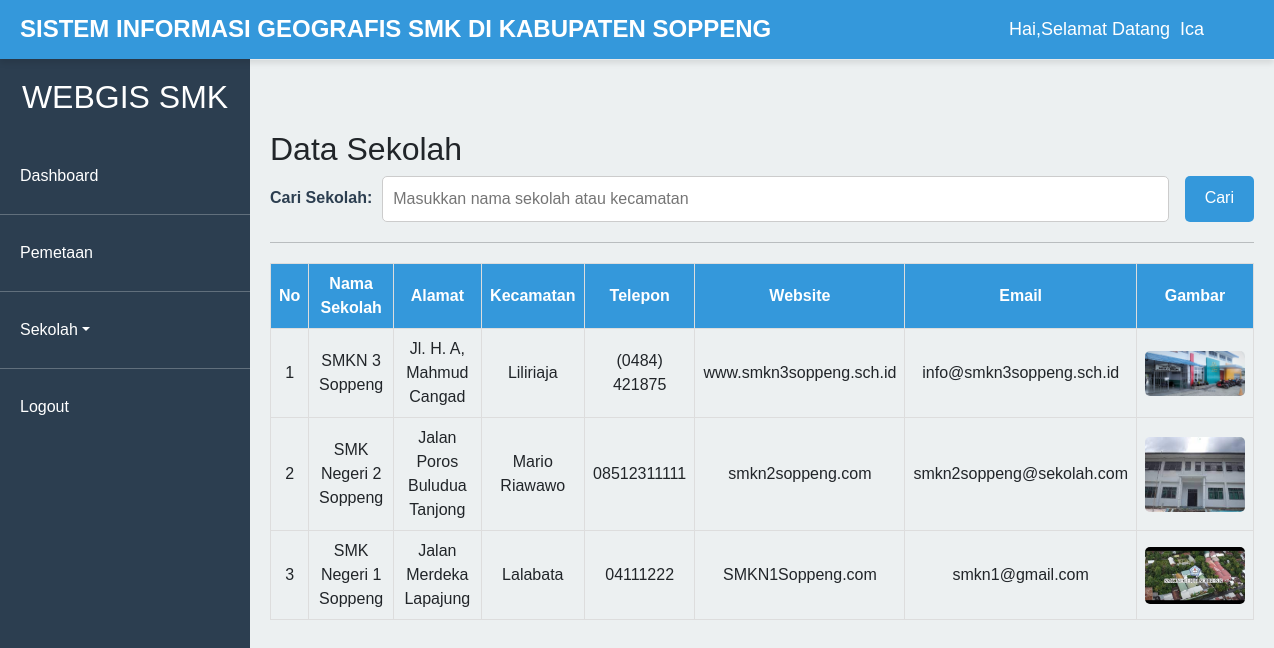
Screenshot of /pengunjung/v-data-sekolah.php (signed in) with the database file from the repository.
### tables this page shows
CREATE TABLE `sekolah` (
  `id_sekolah` int(11) NOT NULL,
  `nama_sekolah` varchar(255) NOT NULL,
  `alamat` text NOT NULL,
  `kecamatan` varchar(255) NOT NULL,
  `latitude` varchar(100) NOT NULL,
  `longitude` varchar(100) NOT NULL,
  `telepon` varchar(15) DEFAULT NULL,
  `website` varchar(255) DEFAULT NULL,
  `email` varchar(255) DEFAULT NULL,
  `gambar` varchar(250) NOT NULL
);

### konek.php (called while the page is built, shortened)
<?php
$link = "http://localhost/webgis_SMK/";
?>

### pengunjung/v-data-sekolah.php (the view, shortened to what this page needs)
<?php
include_once "../konek.php";
include_once "../template/header.php";
?>
<div class="dashboard">
    <?php include_once '../template/v_sidebar.php'; ?>
    <div class="main-content">
        <?php include_once '../template/navbar.php'; ?>
        <div class="content">
            <h2>Data Sekolah</h2>
            <form method="GET" action="data-sekolah.php" class="filter-form">
                <div class="form-group">
                    <label for="keyword" style="margin-top: 10px;">Cari Sekolah:</label>
                    <input type="text" id="keyword" style="width: 80%;" name="keyword" placeholder="Masukkan nama sekolah atau kecamatan" value="<?php echo isset($_GET['keyword']) ? htmlspecialchars($_GET['keyword']) : ''; ?>">
                    <button type="submit" class="btn-submit">Cari</button>
                </div>
            </form>
            <hr>
            <table border="1" class="data-table">
                <thead>
                    <tr>
                        <th>No</th>
                        <th>Nama Sekolah</th>
                        <th>Alamat</th>
                        <th>Kecamatan</th>
                        <th>Telepon</th>
                        <th>Website</th>
                        <th>Email</th>
                        <th>Gambar</th>
                    </tr>
                </thead>
                <tbody>
                    <?php
                    $keyword = isset($_GET['keyword']) ? "%" . $_GET['keyword'] . "%" : "%%";
                    $sql = "SELECT * FROM sekolah WHERE nama_sekolah LIKE ? OR kecamatan LIKE ? ORDER BY id_sekolah DESC";
                    $stmt = $conn->prepare($sql);
                    if ($stmt) {
                        $stmt->bind_param("ss", $keyword, $keyword);
                        $stmt->execute();
                        $result = $stmt->get_result();
                        if ($result->num_rows > 0) {
                            $no = 1;
                            while ($row = $result->fetch_assoc()) {
                                echo "<tr>";
                                echo "<td>" . $no++ . "</td>";
                                echo "<td>" . htmlspecialchars($row['nama_sekolah']) . "</td>";
                                echo "<td>" . htmlspecialchars($row['alamat']) . "</td>";
                                echo "<td>" . htmlspecialchars($row['kecamatan']) . "</td>";
                                echo "<td>" . htmlspecialchars($row['telepon']) . "</td>";
                                echo "<td>" . htmlspecialchars($row['website']) . "</td>";
                                echo "<td>" . htmlspecialchars($row['email']) . "</td>";
                                echo "<td><img src='../uploads/" . htmlspecialchars($row['gambar']) . "' alt='Gambar Sekolah' width='100'></td>";
                                echo "</tr>";
                            }
                        } else {
                            echo "<tr><td colspan='9'>Tidak ada data ditemukan.</td></tr>";
                        }
                    } else {
                        echo "<tr><td colspan='9'>Query tidak valid: " . $conn->error . "</td></tr>";
                    }
                    ?>
                </tbody>
            </table>
        </div>
    </div>
</div>
<?php include_once '../template/footer.php'; ?>

### template/header.php (shortened to what this page needs)
<!DOCTYPE html>
<html lang="en">
<head>
    <link rel="stylesheet" href="<?= $link ?>/css/dash.css">
    <link href="https://cdn.jsdelivr.net/npm/bootstrap@5.1.3/dist/css/bootstrap.min.css" rel="stylesheet">
    <link rel="stylesheet" href="<?= $link?>leaflet/leaflet.css"
/>
     <link rel="stylesheet" href="https://cdn.jsdelivr.net/npm/@fortawesome/fontawesome-free@6.6.0/css/fontawesome.min.css">
</head>
<body>

### template/v_sidebar.php (shortened to what this page needs)
<aside class="sidebar">
    <div class="sidebar-header">
        <h2>WEBGIS SMK</h2>
    </div>
    <ul class="sidebar-menu">
        <li>
            <a href="<?= $link ?>v_dash.php">Dashboard</a>
        </li>
        <hr>
        <li>
            <a href="<?= $link ?>pengunjung/v-pemetaan.php">Pemetaan</a>
        </li>
        <hr>
        <li class="dropdown">
            <a href="#" class="dropdown-toggle">Sekolah</a>
        </li>
        <hr>
        <li>
            <a href="<?= $link ?>logout.php">Logout</a>
        </li>
    </ul>
</aside>

### template/navbar.php (shortened to what this page needs)
<nav class="navbar">
    <h1>SISTEM INFORMASI GEOGRAFIS SMK DI KABUPATEN SOPPENG</h1>
    <div class="user-profile">
        <span>Hai,Selamat Datang</span>
        <span style="margin-right: auto;"><?php echo $_SESSION['username']; ?></span>
    </div>
</nav>

### template/footer.php (shortened to what this page needs)
</body>
</html>

### css/dash.css (style rules this page uses)
body, html { margin: 0; padding: 0; font-family: Arial, sans-serif; box-sizing: border-box; }
.dashboard { display: flex; height: 100vh; margin-top: 60px; }
.sidebar { width: 250px; background-color: #2c3e50; color: white; display: flex; flex-direction: column; align-items: center; padding: 20px 0; position: fixed; top: 0; left: 0; height: 100%; z-index: 1; margin-top: 58px; }
.sidebar-header { font-size: 20px; font-weight: bold; margin-bottom: 20px; text-align: center; }
.sidebar-menu { list-style: none; padding: 0; width: 100%; }
.sidebar-menu li { margin: 10px 0; width: 100%; }
.sidebar-menu a { text-decoration: none; color: white; padding: 10px 20px; display: block; border-radius: 5px; transition: background-color 0.3s ease; }
.main-content { flex: 1; background-color: #ecf0f1; display: flex; flex-direction: column; margin-left: 250px; padding-top: 50px; }
.content { padding: 20px; flex: 1; }
.navbar { background-color: #3498db; color: white; padding: 15px 20px; display: flex; justify-content: space-between; align-items: center; position: fixed; top: 0; left: 0; width: 100%; z-index: 1; box-shadow: 0 4px 6px rgba(0, 0, 0, 0.1); }
.navbar h1 { margin: 0; font-size: 24px; font-weight: 600; }
.user-profile { display: flex; align-items: center; color: white; margin-right: 50px; }
.user-profile span { font-size: 18px; font-weight: 500; margin-right: 10px; }
.sidebar { width: 250px; background-color: #2c3e50; color: white; display: flex; flex-direction: column; align-items: center; padding: 20px 0; position: fixed; top: 0; left: 0; height: 100%; }
.sidebar-menu li { position: relative; margin: 10px 0; width: 100%; }
.form-group { margin-bottom: 15px; }
.form-group label { display: block; margin-bottom: 5px; font-weight: bold; color: #2c3e50; }
.form-group input, .form-group select { width: 100%; padding: 10px; font-size: 16px; border: 1px solid #ccc; border-radius: 5px; box-sizing: border-box; }
.btn-submit { display: inline-block; padding: 10px 20px; background-color: #3498db; color: #fff; border: none; border-radius: 5px; font-size: 16px; cursor: pointer; transition: background-color 0.3s ease; }

### rows the page displays
sekolah: nama_sekolah "SMKN 3 Soppeng", alamat "Jl. H. A, Mahmud Cangad", kecamatan "Liliriaja", telepon "(0484) 421875", website "www.smkn3soppeng.sch.id", email "info@smkn3soppeng.sch.id", gambar (picture)
sekolah: nama_sekolah "SMK Negeri 2 Soppeng", alamat "Jalan Poros Buludua Tanjong", kecamatan "Mario Riawawo", telepon "08512311111", website "smkn2soppeng.com", email "smkn2soppeng@sekolah.com", gambar (picture)
sekolah: nama_sekolah "SMK Negeri 1 Soppeng", alamat "Jalan Merdeka Lapajung", kecamatan "Lalabata", telepon "04111222", website "SMKN1Soppeng.com", email "smkn1@gmail.com", gambar (picture)

### other values shown
$_SESSION['username'] "Ica"
